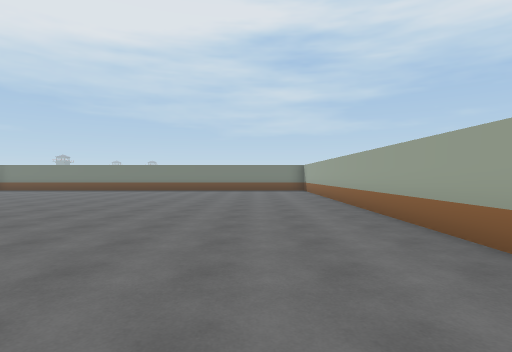
[1] (above)

20 first-person views from a walk through a Unity game level. The camera is 1.4 m above the floor, looks level and sees 80° across. Doors are open. The floor is counted in squares, 2 m on a side. Each view is taken from the middle of a square. On the plan, view 1 faces up. The plan holds only what a view shows up to about 10 squares ahead; the rest is blank. The place goes on beyond the plan. Some animated figures are left out.

[2]
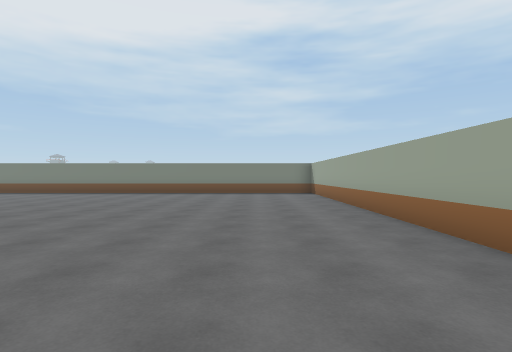

[3]
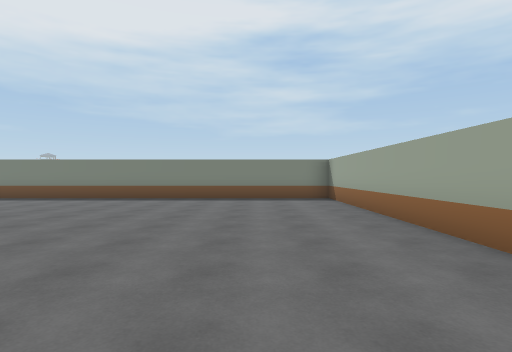

[4]
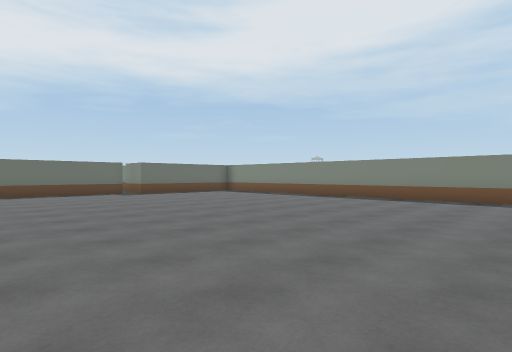

[5]
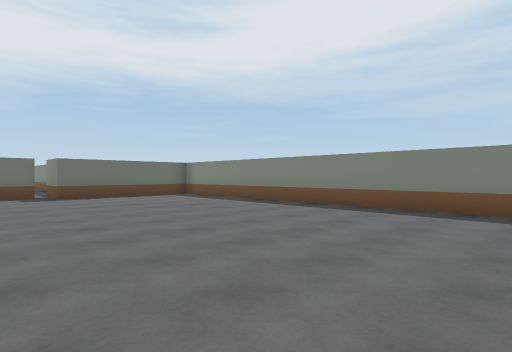

[6]
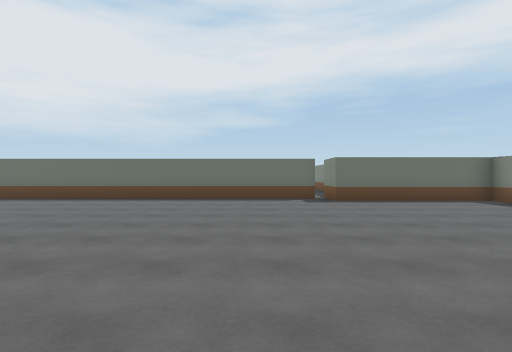

[7]
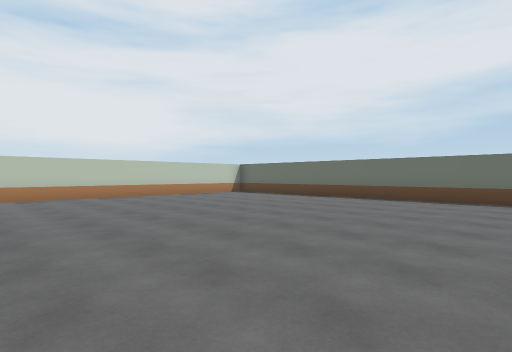

[8]
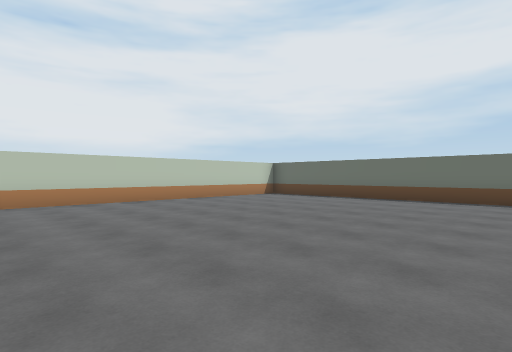

[9]
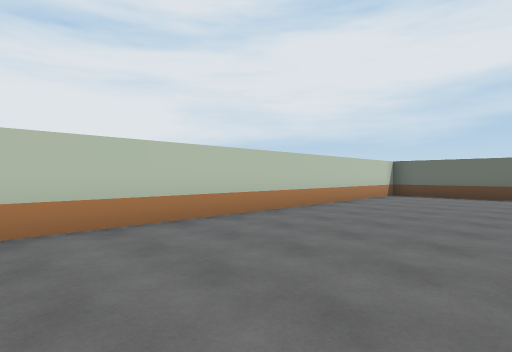

[10]
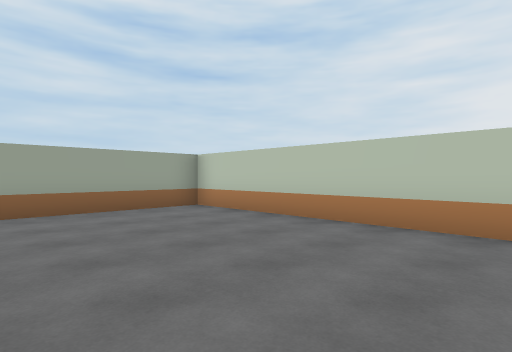

[11]
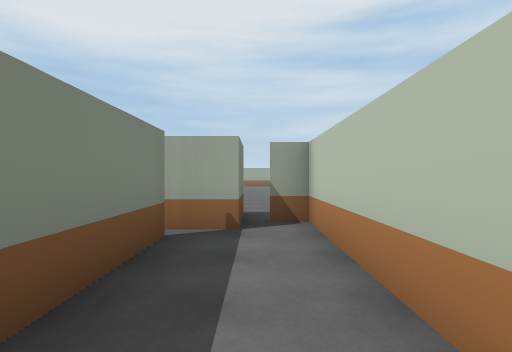

[12]
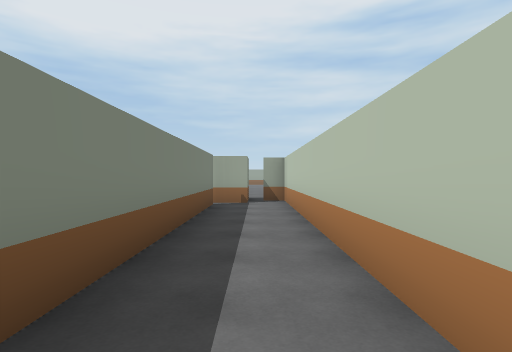

[13]
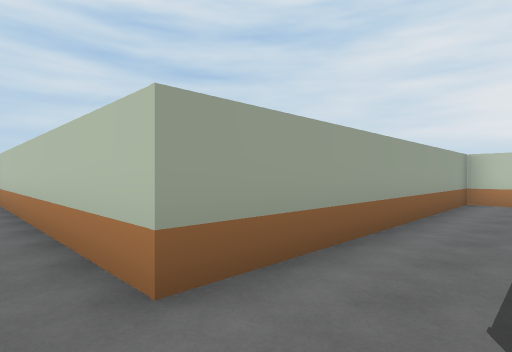

[14]
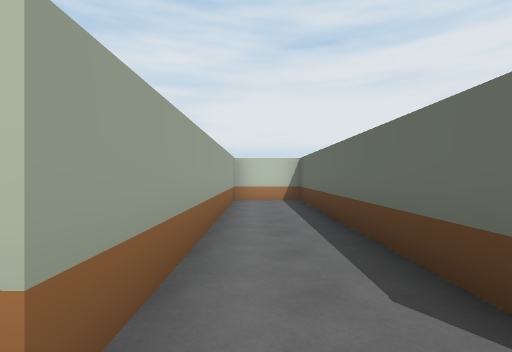

[15]
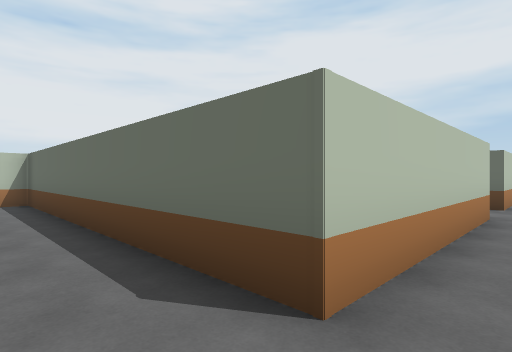

[16]
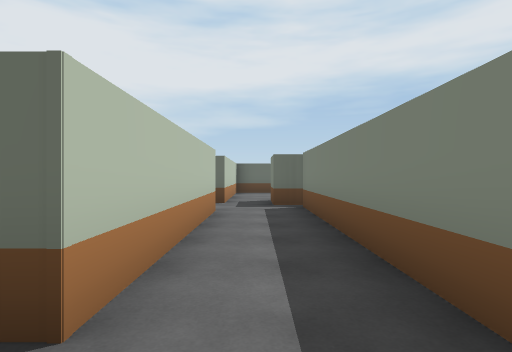

[17]
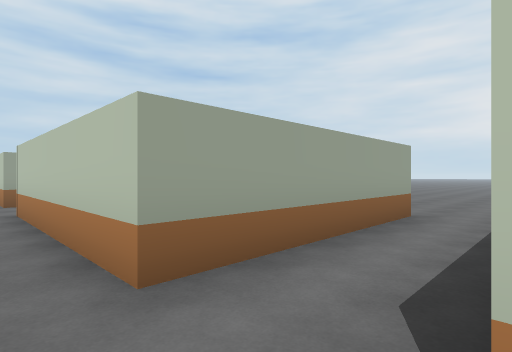

[18]
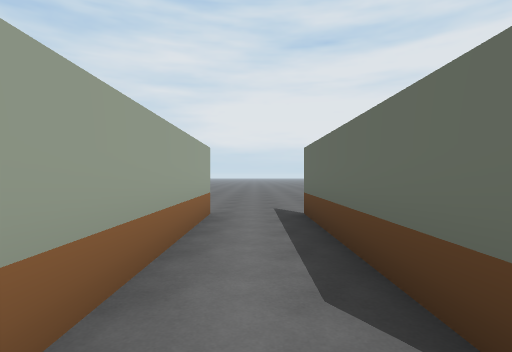

[19]
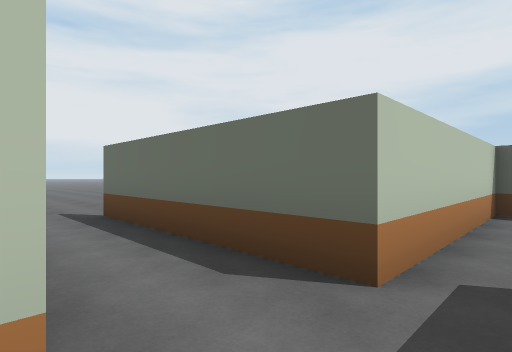

[20]
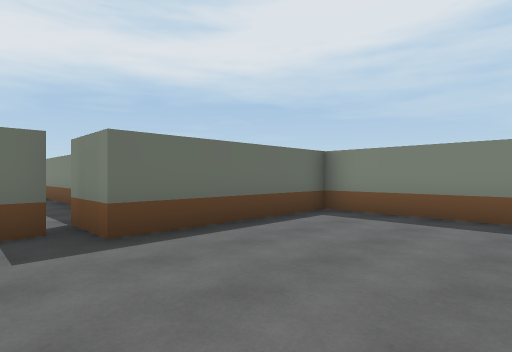

### Floor plan
Points are (right, up) in squares from view 1. A wall is a line through its corners. A room is listed if a view was taken in it or the views show most of it. See-through windows are left out.
Room 1 (views 1, 2, 3, 4, 5, 6, 7, 8, 9, 10, 20)
walls: (-13.2, 9.9) (-13.2, -1); (-11.9, -2.3) (2.3, -2.3) (2.3, 14.6) (-12.5, 14.6) (-12.5, 10.2)
ways out: open door at (-13, 10) to room 2
Room 2 (views 11, 12, 13, 14, 15, 16, 19)
walls: (-23.2, 11.1) (-29, 11.1); (-28.2, 9.2) (-23.3, 9.2) (-23.3, 1.1) (-21.4, 1.1) (-21.4, 9.2) (-13.3, 9.2) (-13.3, 9.9); (-14.4, 11.1) (-20.8, 11.1); (-12.5, 10.2) (-14, 10.2) (-14, 11.2)
ways out: open door at (-13, 10) to room 1; opening at (-28, 10) to room 3; open door at (-14, 11)
Room 3 (views 17, 18)
walls: (-29.9, 9.2) (-29.9, 4.2); (-29.4, 10.4) (-30.6, 10.4); (-28.2, 4.2) (-28.2, 9.2)
ways out: opening at (-28, 10) to room 2; opening at (-30, 10); open door at (-29, 4); open door at (-29, 11)

Where each view was taken, in squares from view 1:
view 1: 0 up, 0 right, facing up
view 2: 2 up, 0 right, facing up
view 3: 5 up, 0 right, facing up
view 4: 5 up, 1 left, facing up-left
view 5: 8 up, 2 left, facing up-left
view 6: 8 up, 4 left, facing left
view 7: 8 up, 4 left, facing down-left
view 8: 6 up, 4 left, facing down-left
view 9: 2 up, 2 left, facing down-left
view 10: 2 up, 4 left, facing down-right
view 11: 10 up, 18 left, facing right
view 12: 10 up, 22 left, facing right
view 13: 10 up, 23 left, facing down-right
view 14: 10 up, 22 left, facing down
view 15: 10 up, 22 left, facing down-left
view 16: 10 up, 22 left, facing left
view 17: 10 up, 30 left, facing down-right
view 18: 10 up, 29 left, facing down
view 19: 10 up, 28 left, facing down-left
view 20: 9 up, 9 left, facing up-left
